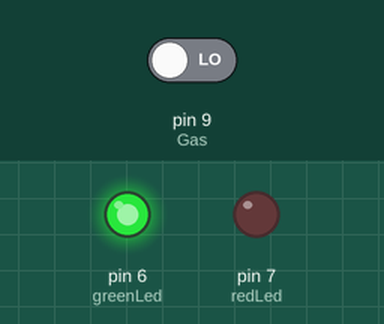
Simulated run of this sketch. Board: Arduino Uno, built with avr-gcc and run on an emulated ATmega328P. On the bench: output pins drawn as LEDs (lit = HIGH). The test bench sets the inputs (shaded band); at power-on: pin 9 (Gas) LOW.

Above: at 1.2 s.
1.3 s: pin 9 (Gas) driven HIGH
At 2.4 s:
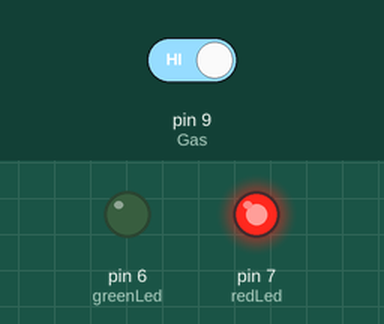
2.9 s: pin 9 (Gas) driven LOW
At 3.9 s:
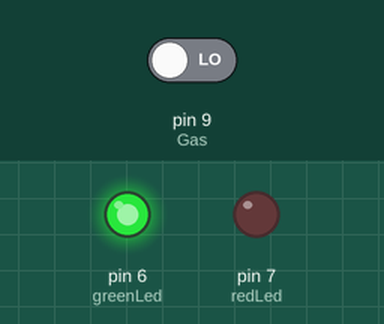
Timing chart, 0 to 5.9 s (numbered marks = the images above; inputs shaded):
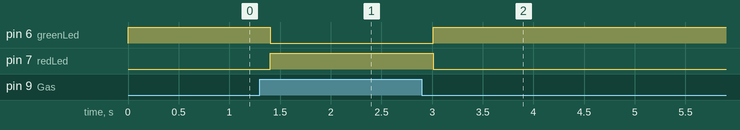

Measured:
- after the input at 1.3 s, pin 6 (greenLed): HIGH → LOW after 0.10 s; pin 7 (redLed): LOW → HIGH after 0.10 s
- after the input at 2.9 s, pin 6 (greenLed): LOW → HIGH after 0.11 s; pin 7 (redLed): HIGH → LOW after 0.11 s

The sketch:

Program_GasSensor.ino
```cpp
// LCD
#include<LiquidCrystal.h>
LiquidCrystal lcd(12 , 11 , 5 ,4 ,3 ,2);

//define pin
int Gas = 9;
int redLed = 7;
int greenLed = 6;


void setup() {
pinMode(Gas , INPUT);
pinMode(redLed, OUTPUT);
pinMode(greenLed, OUTPUT);
}


void loop() {


if(digitalRead(Gas) == HIGH){
  lcd.setCursor(0,0);
  lcd.print(" Gas Detected ");
  digitalWrite(7 , HIGH); //red
  digitalWrite(6, LOW);  //green

  delay (200); //adaptasi
  lcd.clear();
  delay(200);
  }

else{

  lcd.setCursor(0,0);
  lcd.print(" Gas No Detected ");
  digitalWrite(6, HIGH); //green
  digitalWrite(7 ,LOW); //red
  delay (200);
  }

//in aja asalnya
//delay(500);
//lcd.clear();
}


//coba nanti liat, kalo LCD fisik yang paling bagus yang mana
```
